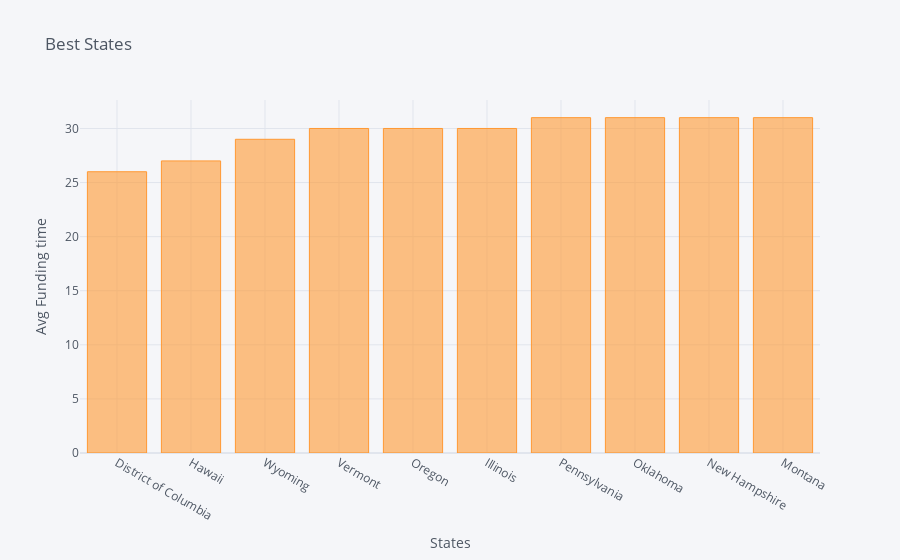

Source (notebook cell):
### Code cell
fastest.iplot(kind="bar",xTitle="States",yTitle="Avg Funding time",title="Best States")

### Figure 1 — Plotly figure (JSON) as saved in the notebook; plotly's stock layout.template omitted (floating-point values rounded to 4 significant figures)
{"data": [{"marker": {"color": "rgba(255, 153, 51, 0.6)", "line": {"color": "rgba(255, 153, 51, 1.0)", "width": 1}}, "name": "Funding Time", "orientation": "v", "text": "", "type": "bar", "x": ["District of Columbia", "Hawaii", "Wyoming", "Vermont", "Oregon", "Illinois", "Pennsylvania", "Oklahoma", "New Hampshire", "Montana"], "y": [26, 27, 29, 30, 30, 30, 31, 31, 31, 31]}], "layout": {"legend": {"bgcolor": "#F5F6F9", "font": {"color": "#4D5663"}}, "paper_bgcolor": "#F5F6F9", "plot_bgcolor": "#F5F6F9", "title": {"font": {"color": "#4D5663"}, "text": "Best States"}, "xaxis": {"gridcolor": "#E1E5ED", "showgrid": true, "tickfont": {"color": "#4D5663"}, "title": {"font": {"color": "#4D5663"}, "text": "States"}, "zerolinecolor": "#E1E5ED"}, "yaxis": {"gridcolor": "#E1E5ED", "showgrid": true, "tickfont": {"color": "#4D5663"}, "title": {"font": {"color": "#4D5663"}, "text": "Avg Funding time"}, "zerolinecolor": "#E1E5ED"}}}
